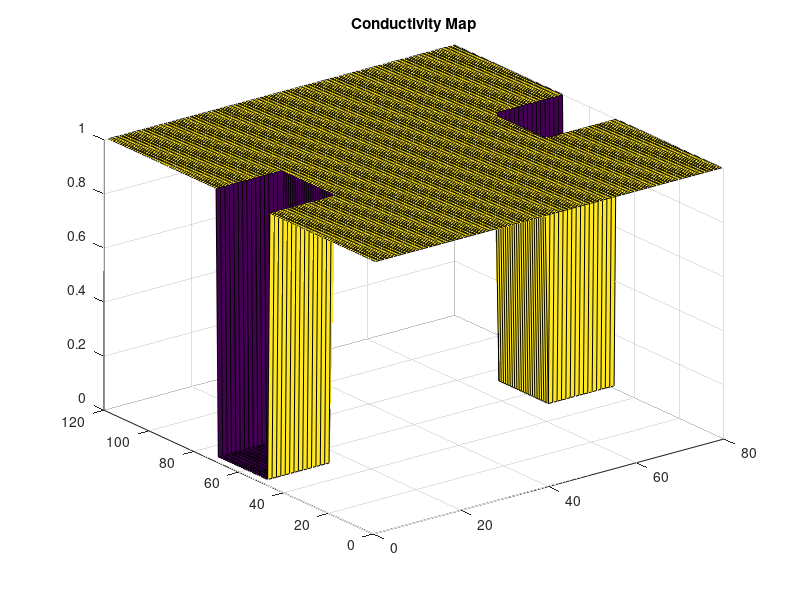
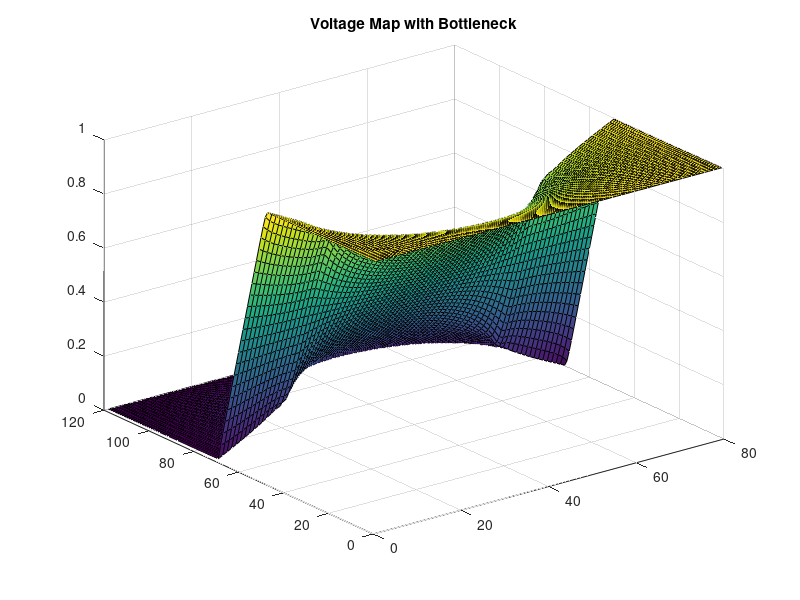
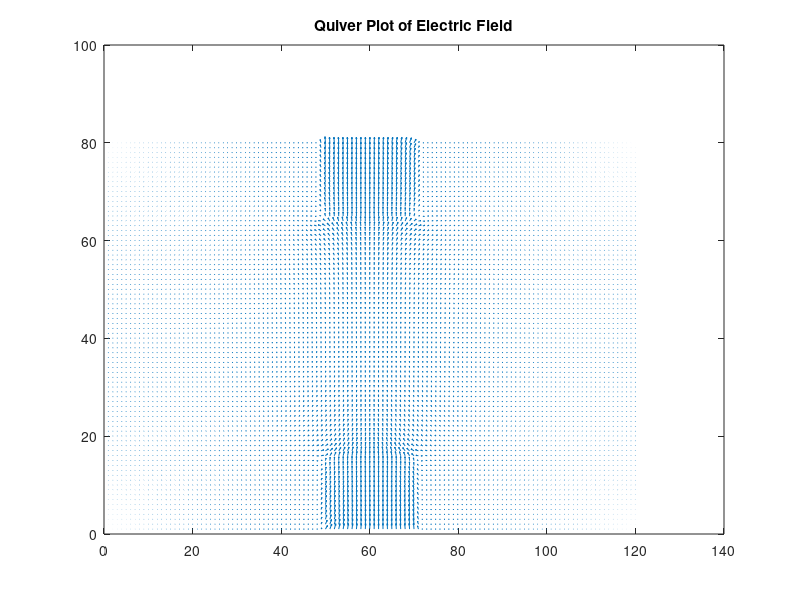
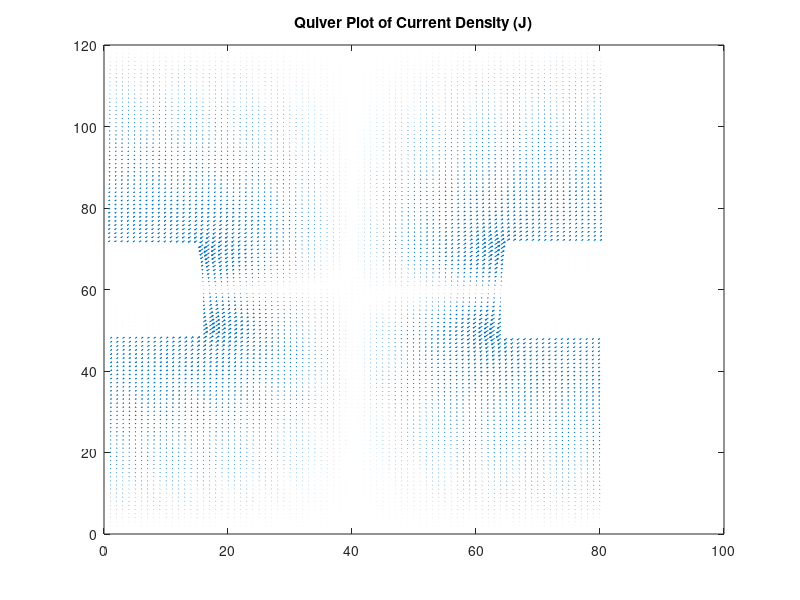

Recreate these plots in MATLAB, in order.
%Question 2

x = 120;
y = 80;

G = sparse((x *y), (x*y));
V = zeros(1,(x *y));
Vo = 1;

conductivity1 = 1; %outside
conductivity2 = 1e-2; %inside

box1 = [(x* 2/5), (x* 3/5), y , (y *4/5)]; %lower box
box2 = [(x* 2/5), (x* 3/5),0, (y *1/5)]; %top box

bottleNeckVec = zeros(1,10);
currentVec = zeros(1,10);

% conductivity map
map = ones(x,y);

for i = 1:x
    for j = 1:y
        if (i < box1(2) && i >box1(1) && ((j < box2(4)) || (j > box1(4))))
            map(i,j) = conductivity2;
        end
    end
end
%plotting the map
figure(1);
surf(map);
title('Conductivity Map');


%Matrix G
for i = 1:x
    
    for j = 1: y
        n = j+ (i-1) *y;
        
        if (i == 1)
            G(n,:) = 0;
            
            G(n,n) = 1;
            
            V(1,n) = 1;
            
        elseif (i == x)
            G(n,:) = 0;
            
            G(n,n) = 1;

            
        elseif ((i > 1) && (i < x) && (j==1))
            
            G(n, n+y) = map(i+1,j);
            
            G(n,n) = -(map(i,j+1)+map(i-1,j)+map(i+1,j));
            
            G(n,n-y) = map(i-1,j);
            
            G(n,n-1) = map(i,j+1);
            
        elseif ((j == y) && (i < x) && (i >1))
            G(n, n+y) = map(i+1,j);
            
            G(n,n) = -(map(i-1,j)+map(i+1,j)+map(i,j-1));
            
            G(n,n-y) = map(i-1,j);
            
            G(n,n+1) = map(i,j-1);
        else
            G(n, n+y) = map(i+1,j);
            
            G(n,n) = -(map(i-1,j)+map(i+1,j)+map(i,j+1)+map(i,j-1));
            
            G(n,n-y) = map(i-1,j);
            
            G(n,n-1) = map(i,j+1);
            
            G(n,n+1) = map(i,j-1);
        end
    end
end

solution1 = G\V';

act = zeros(x,y);

for i =1:x
    for j = 1:y
        n = j+(i-1) * y;
        act(i,j) = solution1(n);
    end
end


figure(2);
surf(act);
title('Voltage Map with Bottleneck');

[Efx,Efy] = gradient(act);
Efx = -Efx;
Efy = -Efy;

figure(3)
axis tight
quiver(Efx',Efy');
title('Quiver Plot of Electric Field')

%plotting current density

Jx = Efx .* map;
Jy = Efx .*map;
figure(4)
axis tight
quiver(Jx,Jy);
title('Quiver Plot of Current Density (J)')

magnitude = ((Jx .^2) + (Jy .^2)) .^0.5;

figure(5)
title('Magnitude of Current Density')
surface(magnitude)
axis tight

currentflow = sum(Jx(x/2,:));

figure(6)
title('Electric Field along the Y direction')
surface(Efy)

figure(7)
title('Electric Field along the X direction')
surface(Efx)

